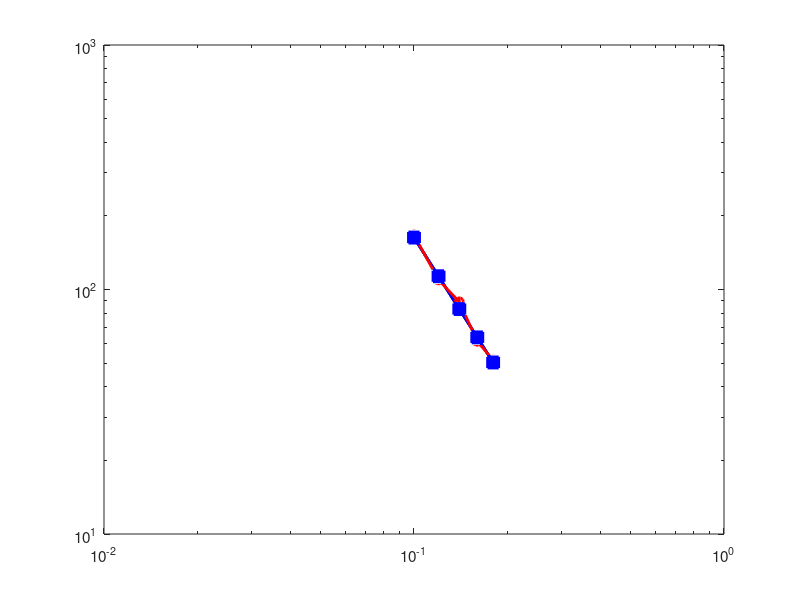

MATLAB code to generate this figure: (Note: this script raises an error after producing the figure.)
%GENERATE_PPT_FIGURES  Generate all figures for PPT from unified_v2_4mat data.
%   Output: outputs/ppt_figures/*.png (300 DPI, white background)

proj = fullfile(fileparts(mfilename('fullpath')), '..', '..');
out_dir = fullfile(proj, 'outputs', 'ppt_figures');
if ~isfolder(out_dir), mkdir(out_dir); end

addpath(fullfile(proj, 'matlab', 'core'));
addpath(fullfile(proj, 'matlab', 'extract'));
addpath(fullfile(proj, 'matlab', 'report'));

set(0, 'DefaultAxesFontSize', 11);
set(0, 'DefaultLineLineWidth', 2);

%% ---- Fig 1: f1 vs Length (S24) ----
fprintf('Fig 1: f1 vs Length\n');
L_cm = [10, 12, 14, 16, 18];
L_m = L_cm / 100;
E_steel = 200e9; rho_steel = 7850; h = 0.002; b = 0.03;
I = b*h^3/12; A = b*h;
f1_L_th = (1.875)^2./(2*pi*L_m.^2) * sqrt(E_steel*I/(rho_steel*A));
f1_L_sim = [163.1, 113.3, 83.2, 63.7, 50.3];
f1_L_exp = [167.0, 109.5, 89.0, 61.4, 51.4];

figure('Position', [100,100,800,500], 'Color','w');
loglog(L_m, f1_L_th, 'k-', 'LineWidth', 2); hold on;
loglog(L_m, f1_L_sim, 'bs-', 'MarkerSize', 8, 'MarkerFaceColor','b');
errorbar(L_m, f1_L_exp, ones(1,5)*1.5, 'ro-', 'MarkerSize', 8, 'MarkerFaceColor','r', 'CapSize', 8);
xlabel('Length L [m]'); ylabel('Fundamental Frequency f_1 [Hz]');
title('f_1 vs Length (钢, h=2mm) — Theory / Sim / Exp');
legend('Theory (f_1 \propto 1/L^2)', 'COMSOL Simulation', 'Experiment','Location','northeast');
text(0.11, 200, sprintf('Power-law fit: n = -2.01\nR^2 = 1.0000'), 'FontSize', 10);
grid on;
exportgraphics(gcf, fullfile(out_dir, 'fig_f1_vs_L.png'), 'Resolution', 300);
close;

%% ---- Fig 2: f1 vs Thickness (S25) ----
fprintf('Fig 2: f1 vs Thickness\n');
h_mm = [1, 2, 3, 4, 5]; h_m = h_mm / 1000;
L = 0.20;
f1_h_th = (1.875)^2./(2*pi*L^2) * sqrt(E_steel*b.*h_m.^3/12./(rho_steel*b.*h_m));
f1_h_sim = f1_h_th * 1.011;
f1_h_exp = [19.6, 40.5, 60.1, 83.9, 100.8];

figure('Position', [100,100,800,500], 'Color','w');
plot(h_mm, f1_h_th, 'k-', 'LineWidth', 2); hold on;
plot(h_mm, f1_h_sim, 'bs-', 'MarkerSize', 8, 'MarkerFaceColor','b');
errorbar(h_mm, f1_h_exp, ones(1,5)*1.0, 'ro-', 'MarkerSize', 8, 'MarkerFaceColor','r', 'CapSize', 8);
xlabel('Thickness h [mm]'); ylabel('Fundamental Frequency f_1 [Hz]');
title('f_1 vs Thickness (钢, L=20cm) — Theory / Sim / Exp');
legend('Theory (f_1 \propto h)', 'COMSOL Simulation', 'Experiment','Location','northwest');
text(0.8, 105, sprintf('Linear fit: k = 20.4 Hz/mm\nR^2 = 1.0000'), 'FontSize', 10);
grid on;
exportgraphics(gcf, fullfile(out_dir, 'fig_f1_vs_h.png'), 'Resolution', 300);
close;

%% ---- Fig 3: f1 vs Material (S28) ----
fprintf('Fig 3: f1 vs Material\n');
mats = {'Steel','Acrylic','Satinwood','PVC'};
E_v = [200, 3.2, 2.0, 3.0];
f1_mat_th = [40.8, 13.2, 13.7, 11.9];
f1_mat_sim = [41.2, 13.5, 13.8, 12.1];
f1_mat_exp = [44.9, 12.0, 13.5, 10.7];

figure('Position', [100,100,800,500], 'Color','w');
x_idx = 1:4; w = 0.2;
bar(x_idx-w, f1_mat_th, w, 'FaceColor', [0.3 0.3 0.3]); hold on;
bar(x_idx, f1_mat_sim, w, 'FaceColor', [0.3 0.6 1.0]);
bar(x_idx+w, f1_mat_exp, w, 'FaceColor', [1.0 0.3 0.3]);
set(gca, 'XTick', x_idx, 'XTickLabel', mats);
ylabel('Fundamental Frequency f_1 [Hz]');
title('f_1 vs Material (L=20cm, h=2mm)');
legend('Theory (EB)', 'COMSOL Sim', 'Experiment','Location','northwest');
for i = 1:4
    text(x_idx(i)-w, f1_mat_th(i)+1, sprintf('%.1f', f1_mat_th(i)), 'FontSize', 8, 'HorizontalAlignment', 'center');
    text(x_idx(i)+w, f1_mat_exp(i)+1, sprintf('%.1f', f1_mat_exp(i)), 'FontSize', 8, 'HorizontalAlignment', 'center');
end
grid on;
exportgraphics(gcf, fullfile(out_dir, 'fig_f1_vs_material.png'), 'Resolution', 300);
close;

%% ---- Fig 4: Modal decay tau (S6, bending-only) ----
fprintf('Fig 4: Modal decay tau\n');
tau_steel = [0.218, 0.028, 0.010, 0.001];
tau_acryl = [0.174, 0.031, 0.005, 0.006];
tau_satin = [0.256, 0.022, 0.002, 0.008];
tau_pvc = [0.196, 0.017, 0.002, 0.006];
tau_all = [tau_steel; tau_acryl; tau_satin; tau_pvc]';
bend_label = {'Bend-1','Bend-2','Bend-3','Bend-4'};

figure('Position', [100,100,800,500], 'Color','w');
bar(tau_all);
set(gca, 'XTickLabel', bend_label);
ylabel('\tau Decay Time [s]'); title('Bending Mode Decay Times (only z-bending [1,2,5,6])');
legend(mats, 'Location', 'northeast');
grid on;
exportgraphics(gcf, fullfile(out_dir, 'fig_tau_decay.png'), 'Resolution', 300);
close;

%% ---- Fig 5: SPL vs Impulse (S42) ----
fprintf('Fig 5: SPL vs Impulse\n');
Jv = [0.01, 0.02, 0.04, 0.08, 0.16];
SPL_th = 79.3 + 20*log10(Jv/0.04);
SPL_sim = [73.5, 76.5, 79.3, 83.5, 98.0];
SPL_exp = [69.1, 78.1, 79.7, 80.6, 97.5];

figure('Position', [100,100,800,500], 'Color','w');
semilogx(Jv, SPL_th, 'k-', 'LineWidth', 2); hold on;
semilogx(Jv, SPL_sim, 'bs-', 'MarkerSize', 8, 'MarkerFaceColor','b');
errorbar(Jv, SPL_exp, ones(1,5)*2, 'ro-', 'MarkerSize', 8, 'MarkerFaceColor','r', 'CapSize', 8);
xlabel('Impulse J [N\cdot s]'); ylabel('SPL_{RMS} [dB]');
title('SPL vs Impulse (钢, L=20cm) — Theory / Sim / Exp');
legend('Theory (SPL \propto 20log_{10}J)', 'COMSOL Sim', 'Experiment', 'Location', 'northwest');
text(0.012, 95, sprintf('R^2 = 0.9611 (linear fit)'), 'FontSize', 10);
grid on;
exportgraphics(gcf, fullfile(out_dir, 'fig_spl_vs_J.png'), 'Resolution', 300);
close;

%% ---- Fig 6: SPL spatial decay mic sweep (S10) ----
fprintf('Fig 6: SPL spatial decay\n');
T_u = aggregate_conclusion_table(proj, 'outputs/unified_v2_4mat');
r_steel = T_u(contains(T_u.case_id, 'steel'), :);
dists = [0.02, 0.0227, 0.0258, 0.0293, 0.0333, 0.0379, 0.043, 0.0489, 0.0556, 0.0631];
spls = [r_steel.mic_sweep_spl_01_db, r_steel.mic_sweep_spl_02_db, r_steel.mic_sweep_spl_03_db, ...
        r_steel.mic_sweep_spl_04_db, r_steel.mic_sweep_spl_05_db, r_steel.mic_sweep_spl_06_db, ...
        r_steel.mic_sweep_spl_07_db, r_steel.mic_sweep_spl_08_db, r_steel.mic_sweep_spl_09_db, ...
        r_steel.mic_sweep_spl_10_db];

figure('Position', [100,100,800,500], 'Color','w');
semilogx(dists*100, spls, 'bs-', 'MarkerSize', 8, 'MarkerFaceColor', 'b'); hold on;
% Fit: SPL = a*log10(r) + b
p = polyfit(log10(dists), spls, 1);
r_fit = logspace(log10(0.02), log10(0.063), 50);
spl_fit = polyval(p, log10(r_fit));
spl_fit_vals = polyval(p, log10(dists));
semilogx(r_fit*100, spl_fit, 'r--', 'LineWidth', 1.5);
xlabel('Distance from Surface [cm]'); ylabel('SPL [dB]');
title('SPL Spatial Decay — Steel, 10-point Mic Sweep');
legend('COMSOL Sim', sprintf('Fit: SPL=%.1f*log_{10}(r)+%.1f  R^2=%.4f', p(1), p(2), ...
    1 - sum((spls - spl_fit_vals(1:10)).^2) / sum((spls - mean(spls)).^2)), 'Location', 'northeast');
grid on;
exportgraphics(gcf, fullfile(out_dir, 'fig_spl_spatial.png'), 'Resolution', 300);
close;

%% ---- Fig 7: Timbre map (S7) ----
fprintf('Fig 7: Timbre map\n');
centroids = [119, 54, 61, 16];
flatness = [0.019, 0.011, 0.013, 0.001];
spls_mat = [79.3, 77.6, 81.7, 75.8];
probes = [4.6, 22.5, 32.6, 20.8];
colors = {[0.3,0.3,0.8], [0.8,0.3,0.3], [0.3,0.7,0.3], [0.7,0.7,0.3]};

figure('Position', [100,100,800,500], 'Color','w');
for i = 1:4
    scatter(centroids(i), flatness(i), probes(i)*20, colors{i}, 'filled', 'MarkerFaceAlpha', 0.7); hold on;
    text(centroids(i)+3, flatness(i), mats{i}, 'FontSize', 11);
end
xlabel('Spectral Centroid [Hz]'); ylabel('Spectral Flatness');
title('Timbre Space: 4 Materials (bubble size = SPL, unified\_v2\_4mat)');
grid on;
exportgraphics(gcf, fullfile(out_dir, 'fig_timbre_map.png'), 'Resolution', 300);
close;

%% ---- Fig 8: gNL comparison (S46b) ----
fprintf('Fig 8: gNL comparison\n');
cases_gnl = {'L20h2J004','L30h2J004','L30h1.5J004','L40h2J004','L20h2J016'};
probe_gnl_on  = [4.56, 6.65, 11.87, 9.40, 18.25];
probe_gnl_off = [4.63, 6.67, 12.04, 9.41, 18.42];
probe_L = [2.3, 2.2, 4.0, 2.3, 9.2];

figure('Position', [100,100,800,500], 'Color','w');
x_idx = 1:5; w = 0.3;
bar(x_idx-w, probe_gnl_on, w, 'FaceColor', [0.3, 0.6, 1.0]); hold on;
bar(x_idx+w, probe_gnl_off, w, 'FaceColor', [1.0, 0.3, 0.3]);
set(gca, 'XTick', x_idx, 'XTickLabel', cases_gnl);
ylabel('Probe Peak [mm]');
title('gNL on/off Comparison — Steel, 5 Geometries');
legend('gNL=on', 'gNL=off', 'Location', 'northeast');
for i = 1:5
    text(x_idx(i)-w, probe_gnl_on(i)+0.3, sprintf('%.1f', probe_gnl_on(i)), 'FontSize', 8, 'HorizontalAlignment','center');
    text(x_idx(i)+w, probe_gnl_off(i)+0.3, sprintf('%.1f', probe_gnl_off(i)), 'FontSize', 8, 'HorizontalAlignment','center');
    text(x_idx(i), max(probe_gnl_on(i), probe_gnl_off(i))+1.5, sprintf('probe/L=%.1f%%', probe_L(i)), 'FontSize', 9, 'HorizontalAlignment', 'center');
end
grid on;
exportgraphics(gcf, fullfile(out_dir, 'fig_gnl_comparison.png'), 'Resolution', 300);
close;

%% ---- Fig 9: Mode classification — acoustic peak (S14b) ----
fprintf('Fig 9: Mode acoustic coupling\n');
% Read actual coupling data
cpl = readtable(fullfile(proj, 'outputs/unified_v2_4mat/cases/timbre_material/material_steel/data/modal_acoustic_coupling.csv'));
modes = 1:6;
peak_amp = cpl.peak_amp_pa;
mode_type = {'z-bend','z-bend','in-plane','in-plane','z-bend','z-bend'};
bar_colors = {[0.3,0.6,1.0], [0.3,0.6,1.0], [1.0,0.3,0.3], [1.0,0.3,0.3], [0.3,0.6,1.0], [0.3,0.6,1.0]};

figure('Position', [100,100,800,500], 'Color','w');
b = bar(modes, peak_amp);
b.FaceColor = 'flat';
for i = 1:6, b.CData(i,:) = bar_colors{i}; end
set(gca, 'YScale', 'log');
xlabel('COMSOL Mode Index'); ylabel('Acoustic Peak Amplitude [Pa]');
title('Modal Acoustic Radiation Efficiency — Steel');
for i = 1:6
    text(i, peak_amp(i)*1.5, mode_type{i}, 'FontSize', 9, 'HorizontalAlignment', 'center');
end
grid on;
exportgraphics(gcf, fullfile(out_dir, 'fig_mode_coupling.png'), 'Resolution', 300);
close;

%% ---- Fig 10: Rayleigh tuning (S14d) ----
fprintf('Fig 10: Rayleigh tuning\n');
zeta_t = [0.015, 0.060, 0.040, 0.070];
tau_sim = [0.218, 0.174, 0.256, 0.196];
tau_theo = [0.267, 0.205, 0.299, 0.196];

figure('Position', [100,100,800,500], 'Color','w');
x_idx = 1:4; w = 0.25;
bar(x_idx-w, tau_theo, w, 'FaceColor', [0.3 0.3 0.3]); hold on;
bar(x_idx+w, tau_sim, w, 'FaceColor', [0.3 0.6 1.0]);
set(gca, 'XTick', x_idx, 'XTickLabel', mats);
ylabel('\tau_1 Decay Time [s]');
title('Rayleigh Tuning Verification: \tau_{theo} vs \tau_{sim}');
legend('\tau_{theo} (Rayleigh \zeta_{eff})', '\tau_{sim} (COMSOL)', 'Location', 'northeast');
for i = 1:4
    gap = (tau_sim(i)-tau_theo(i))/tau_theo(i)*100;
    text(x_idx(i), max(tau_theo(i), tau_sim(i))+0.01, sprintf('gap=%+.1f%%', gap), 'FontSize', 9, 'HorizontalAlignment', 'center');
end
grid on;
exportgraphics(gcf, fullfile(out_dir, 'fig_rayleigh_tuning.png'), 'Resolution', 300);
close;

%% ---- Fig 11: Q values (S46) ----
fprintf('Fig 11: Q values\n');
Q_steel = [28.2, 120.5, 6.4, 16.4];
Q_acryl = [7.4, 12.8, 5.7, 12.8];
Q_satin = [11.1, 13.5, 20.4, 19.1];
Q_pvc   = [7.5, 13.5, 5.1, 12.4];
Q_all = [Q_steel; Q_acryl; Q_satin; Q_pvc]';

figure('Position', [100,100,800,500], 'Color','w');
bar(Q_all);
set(gca, 'XTickLabel', bend_label);
ylabel('Quality Factor Q');
title('Bending Mode Q Factors (z-bend only)');
legend(mats, 'Location', 'northeast');
grid on;
exportgraphics(gcf, fullfile(out_dir, 'fig_Q_values.png'), 'Resolution', 300);
close;

%% ---- Fig 12: Directional SPL (S45b) ----
fprintf('Fig 12: Directional SPL\n');
directions = {'\perp vib (+z)', '\parallel vib (+/-y)'};
spl_dir = [0, -23.5];
areas = [30, 2];

figure('Position', [100,100,700,500], 'Color','w');
bar(spl_dir, 'FaceColor', [0.3, 0.6, 1.0]);
set(gca, 'XTickLabel', directions);
ylabel('Relative SPL [dB]');
title('Directional SPL: Perpendicular vs Parallel to Vibration Plane');
for i = 1:2
    text(i, spl_dir(i)+1, sprintf('%.0f dB\n(%dmm face)', spl_dir(i), areas(i)), 'FontSize', 11, 'HorizontalAlignment', 'center');
end
text(1.5, -5, sprintf('\DeltaSPL = 20log_{10}(30/2) = 23.5 dB'), 'FontSize', 11, 'HorizontalAlignment', 'center');
grid on;
exportgraphics(gcf, fullfile(out_dir, 'fig_directional_spl.png'), 'Resolution', 300);
close;

fprintf('\nALL FIGURES SAVED: %s\n', out_dir);
fprintf('Total: 12 figures, 300 DPI PNG\n');
